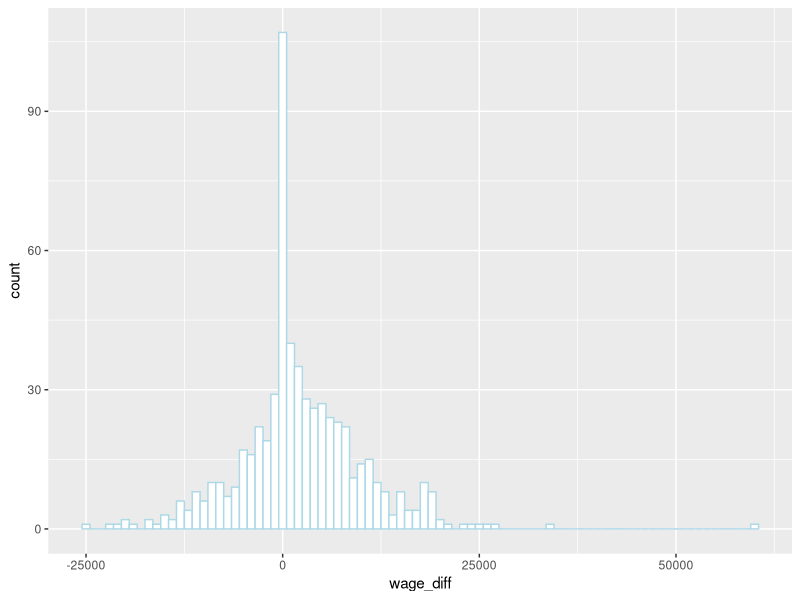
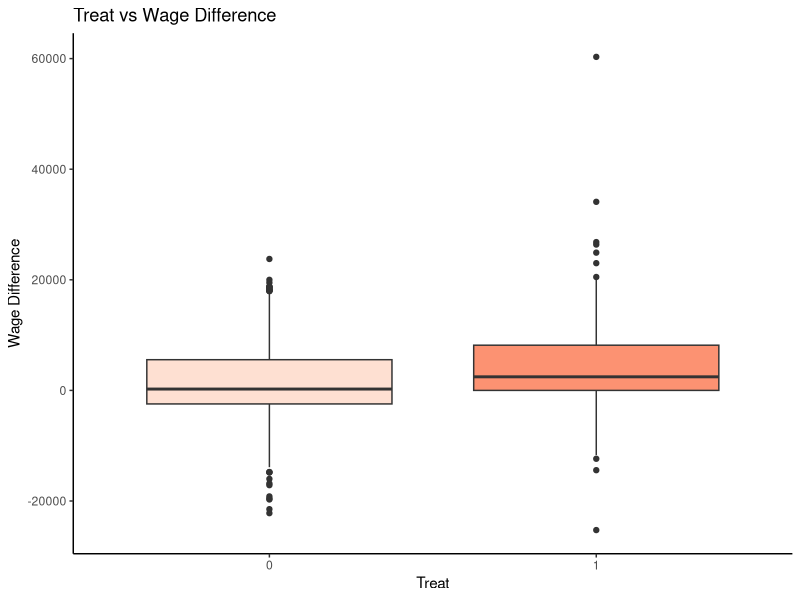
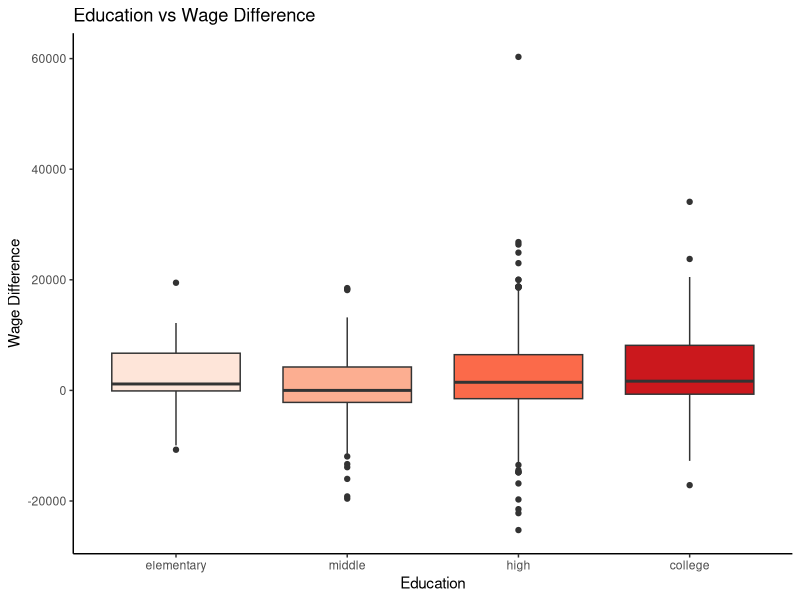
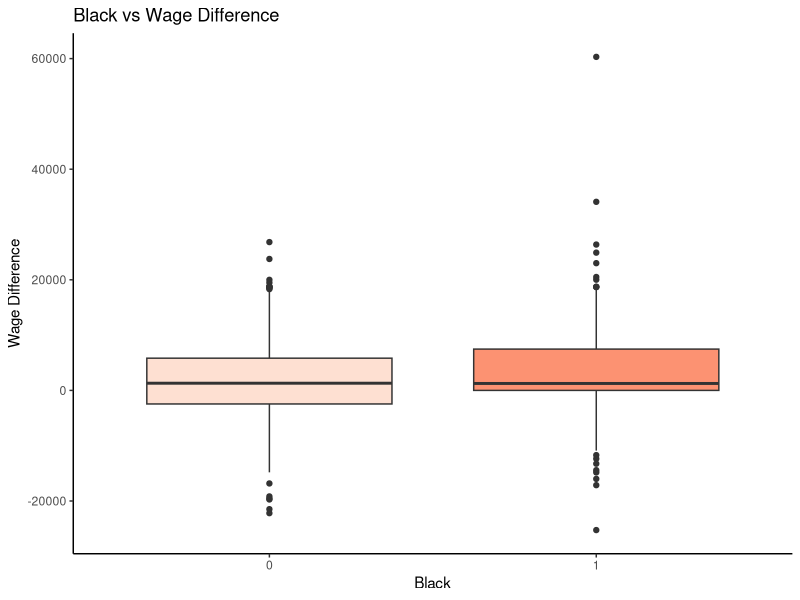
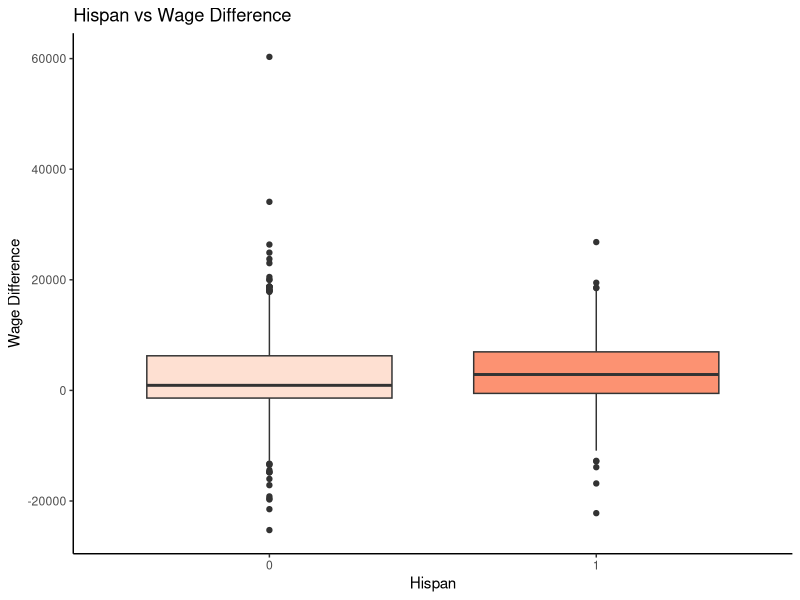
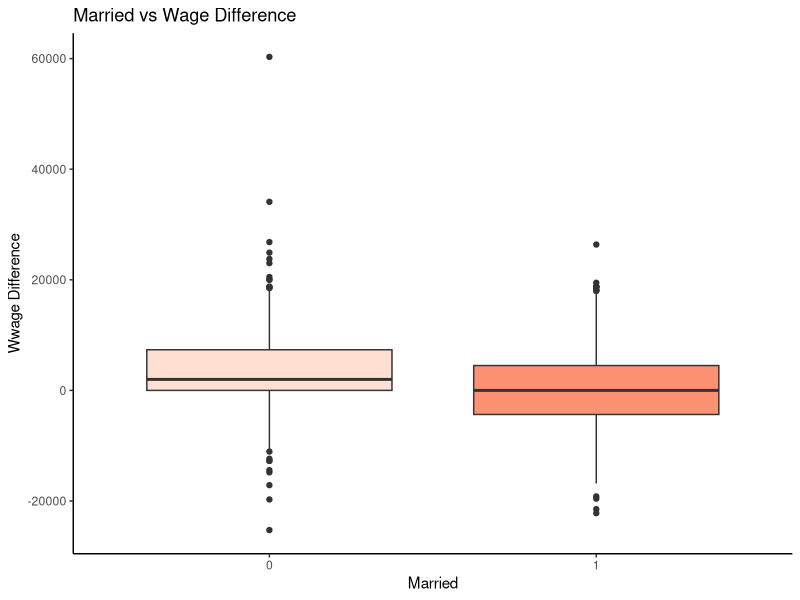
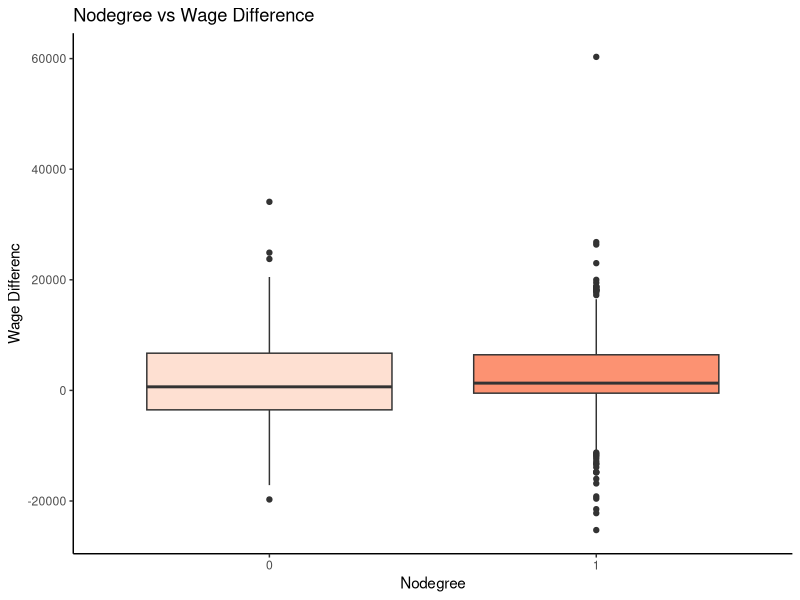
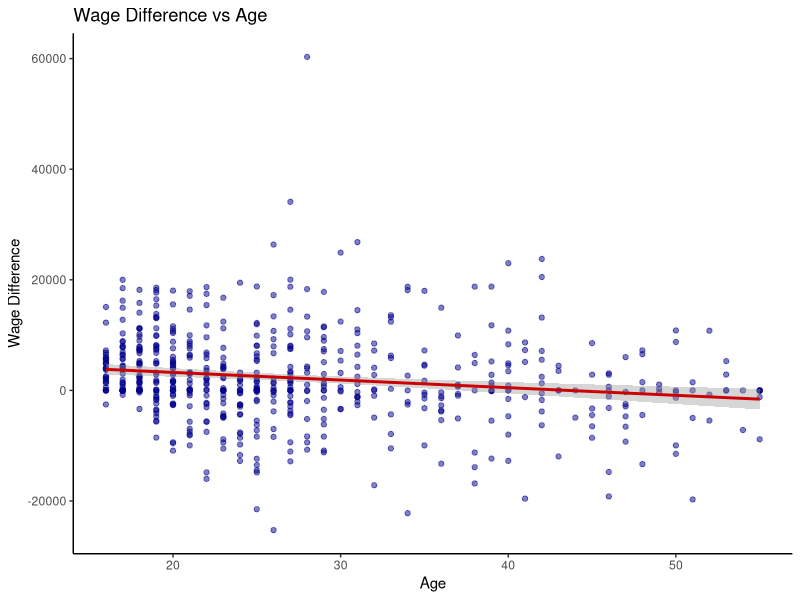

These figures' R source, in order:
# .libPaths(c('/usr/local/lib/R/library', .libPaths()))

# load library
library(ggplot2)
library(GGally)
library(knitr)
library(xtable)
library(rms)
library(arm)
library(pROC)
library(e1071)
library(caret)
library(gridExtra)
# import data
lalonde_data <- read.csv('./lalondedata.txt')
# convert data to the appropriate type
lalonde_data$treat <- factor(lalonde_data$treat)
lalonde_data$educ <- factor(lalonde_data$educ)
levels(lalonde_data$educ) <- list('elementary'=c('0','1','2','3','4','5'), 'middle'=c('6', '7', '8'), 'high'=c('9', '10', '11', '12'), 'college' = c('13','14', '15', '16', '17', '18'))
lalonde_data$black <- factor(lalonde_data$black)
lalonde_data$hispan <- factor(lalonde_data$hispan)
lalonde_data$married <- factor(lalonde_data$married)
lalonde_data$nodegree <- factor(lalonde_data$nodegree)
# get desired response variable
lalonde_data$wage_diff <- lalonde_data$re78 - lalonde_data$re74
# create new data for analysis 
data_1 <- lalonde_data[, !names(lalonde_data) %in% c('re74', 're75', 're78', 'X')]
# data_1 <- lalonde_data[, !names(lalonde_data) %in% c('re75', 'X')]


### EDA
# assess normality of response variable
ggplot(data = data_1, aes(wage_diff)) + 
  geom_histogram(binwidth = 1000, color = 'lightblue', fill = 'white') ## looks somewhat normal
# look at categorical variables first
# look at wage_diff by treat
ggplot(data_1,aes(x=treat, y=wage_diff, fill=treat)) +
  geom_boxplot()  +
  scale_fill_brewer(palette="Reds") +
  labs(title="Treat vs Wage Difference",
       x="Treat",y="Wage Difference") + 
  theme_classic() + theme(legend.position="none") ## may be significant 
# look at wage_diff by educ
ggplot(data_1,aes(x=educ, y=wage_diff, fill = educ)) +
  geom_boxplot()  +
  scale_fill_brewer(palette="Reds") +
  labs(title="Education vs Wage Difference",
       x="Education",y="Wage Difference") + 
  theme_classic() + theme(legend.position="none") ## may be significant 
# look at wage_diff by black
ggplot(data_1,aes(x=black, y=wage_diff, fill=black)) +
  geom_boxplot()  +
  scale_fill_brewer(palette="Reds") +
  labs(title="Black vs Wage Difference",
       x="Black",y="Wage Difference") + 
  theme_classic() + theme(legend.position="none") ## maybe be significant 
# look at wage_diff by hispan
ggplot(data_1,aes(x=hispan, y=wage_diff, fill=hispan)) +
  geom_boxplot()  +
  scale_fill_brewer(palette="Reds") +
  labs(title="Hispan vs Wage Difference",
       x="Hispan",y="Wage Difference") + 
  theme_classic() + theme(legend.position="none") ## maybe significant
# look at wage_diff by marries
ggplot(data_1,aes(x=married, y=wage_diff, fill=married)) +
  geom_boxplot()  +
  scale_fill_brewer(palette="Reds") +
  labs(title="Married vs Wage Difference",
       x="Married",y="Wwage Difference") + 
  theme_classic() + theme(legend.position="none") ## maybe significant
# # look at wage_diff by nodegree
ggplot(data_1,aes(x=nodegree, y=wage_diff, fill=nodegree)) +
  geom_boxplot()  +
  scale_fill_brewer(palette="Reds") +
  labs(title="Nodegree vs Wage Difference",
       x="Nodegree",y="Wage Differenc") + 
  theme_classic() + theme(legend.position="none") ## maybe significant
# look at continuous variable
# look at wage_diff by age
ggplot(data_1, aes(x = age, y = wage_diff, fill=age)) +
  geom_point(alpha = .5,colour="blue4") +
  geom_smooth(method="lm",col="red3") +
  labs(title="Wage Difference vs Age", 
       x="Age", y="Wage Difference") + 
  theme_classic() + theme(legend.position = "none") ## looks like a downward trend
# look at average wage_diff by age
data_1_age <- aggregate(data_1$wage_diff,list(age=data_1$age),mean)
colnames(data_1_age)[2] <- "COUNTS_AGG"
ggplot(data_1_age, aes(x =age, y = COUNTS_AGG)) +
  geom_point(alpha = .5,colour="blue4") +
  geom_smooth(method="lm",col="red3") + 
  labs(title="Mean Wage Difference vs Age") ## a downward trend, may be significant 

## take away: all predictor variables look significant through visual inspection.

# explore interactions
# wage_diff and nodegree by educ
ggplot(data_1,aes(x=nodegree, y=wage_diff, fill=nodegree)) +
  geom_boxplot()  +
  scale_fill_brewer(palette="Reds") +
  labs(title="Wage Difference vs Nodegree by Education",
       x="Nodegree",y="Wage") + 
  theme_classic() + theme(legend.position="none") +
  facet_wrap( ~ educ,ncol=1)  ## nodegree and educ contain similar info, no need to explore interaction
# wage_diff and treat by XXXX
# look at effects of categorical variables first
# wage_dff and treat by educ
ggplot(data_1,aes(x=treat, y=wage_diff, fill=treat)) +
  geom_boxplot()  +
  scale_fill_brewer(palette="Reds") +
  labs(title="Wage Difference vs Treat by Education",
       x="Education",y="Wage Difference") + 
  theme_classic() + theme(legend.position="none") +
  facet_wrap( ~ educ,ncol=1)  ## similar trend, might not be significant 
# wage_diff and treat by black
ggplot(data_1,aes(x=treat, y=wage_diff, fill=treat)) +
  geom_boxplot()  +
  scale_fill_brewer(palette="Reds") +
  labs(title="Wage Difference vs Treat by Black",
       x="Black",y="Wage Difference") + 
  theme_classic() + theme(legend.position="none") +
  facet_wrap( ~ black,ncol=2) ## similar trend, might not be significant 
# wage_diff and treat by hispan
ggplot(data_1,aes(x=treat, y=wage_diff, fill=treat)) +
  geom_boxplot()  +
  scale_fill_brewer(palette="Reds") +
  labs(title="Wage Difference vs Treat by Hispan",
       x="Hispanic Ethnicity",y="Wage Difference") + 
  theme_classic() + theme(legend.position="none") +
  facet_wrap( ~ hispan,ncol=2) ## similar trend, might not be significant
# wage_diff and treat by married
ggplot(data_1,aes(x=treat, y=wage_diff, fill=treat)) +
  geom_boxplot()  +
  scale_fill_brewer(palette="Reds") +
  labs(title="Wage Difference vs Treat by Married",
       x="Marriage Status",y="Wage Difference") + 
  theme_classic() + theme(legend.position="none") +
  facet_wrap( ~ married,ncol=2) ## similar trend, might not be significant
# wage_diff and treat by nodegree
ggplot(data_1,aes(x=treat, y=wage_diff, fill=treat)) +
  geom_boxplot()  +
  scale_fill_brewer(palette="Reds") +
  labs(title="Wage Difference vs Treat by No Degree",
       x="Nodegree",y="Wage Difference") + 
  theme_classic() + theme(legend.position="none") +
  facet_wrap( ~ nodegree,ncol=2) ## similar trend, might not be significant
# look at effects of continuous variables
# wage_diff and age by treat
ggplot(data_1,aes(x=age,y=wage_diff)) + 
  geom_point() + 
  facet_wrap(~treat,ncol=2) +
  geom_smooth(method='lm',col='red3') ## different trend, might be significant
# average wage_diff and age by treat
data_1_age_int <- aggregate(data_1$wage_diff,list(AGE = data_1$age,TREAT = data_1$treat),mean)
colnames(data_1_age_int)[3] <- "COUNTS_AGG"
ggplot(data_1_age_int, aes(x =AGE, y = COUNTS_AGG)) +
  geom_point(alpha = .5,colour="blue4") +
  geom_smooth(method="lm",col="red3") + 
  labs(title="Mean Wage Difference Age by Treat") +
  facet_wrap( ~ TREAT,ncol=2)  ## no different trend, might be significant

## take away: interaction between age and treat could be significant


### Model validation
# center continuous variable first
data_1$age_c <- data_1$age - mean(data_1$age)
# build a naive model with all main effects
model_naive <- lm(wage_diff ~ treat + age_c + educ + black + hispan + married + nodegree,
                   data = data_1)
summary(model_naive) ## significant variables: treat, age_c, educ, married
# assess normality assumption
plot(model_naive, which = 2, col = c('blue4')) ## looks ok
# assess independence and equal variance
plot(model_naive, which = 1, col = c('blue4')) ## the spread looks equal, no obvious pattern
# assess linearity
ggplot(data_1,aes(x=age_c, y=model_naive$residual)) +
  geom_point(alpha = .7) + 
  geom_hline(yintercept=0,col="red3") + 
  theme_classic() + 
  labs(title="Residuals vs Age (Centered)",x="Age (Centered)",y="Residuals") ## no obvious pattern

## take away, linear regression assumptions are held. For the naive model, the model summary shows that some predictors are statistically significant. Namely, which are treat, age_c, educ, married. Even though other predictor variables don't show any statistical significance, it could that the linear relationship between each one of these variable is not strong enough to be detected by this sample. Next, I will perform model selection, with null_model only capturing the predictor that we or our client care about - treatment. And the full_model will include all main effects as well as the interactions between treat and other variables. If the any variables that were previously determined to be statistically significant are removed through the model selection process, we will perform F-test on these terms to evaluate their significance.


### model selection
null_model <- lm(wage_diff ~ treat, data = data_1)
full_model <- lm(wage_diff ~ treat + age_c + educ + black + hispan + married + nodegree +
                   treat*age_c + treat*educ + treat*black + treat*hispan + treat*married + treat*nodegree,
                 data = data_1)
# use BIC as selection criterion 
n <- nrow(data_1)
# forward selection
model_forward <- step(null_model, scope = formula(full_model), direction = 'forward', trace = 0, k = log(n))
model_forward$call ## lm(formula = wage_diff ~ treat + age_c + treat:age_c, data = data_1)
# stepwise selection
model_stepwise <- step(null_model, scope = formula(full_model), direction="both", trace=0, k = log(n))
model_stepwise$call ## lm(formula = wage_diff ~ treat + age_c + treat:age_c, data = data_1)
# backward selection 
model_backward <- step(full_model, direction="backward", trace=0, k = log(n))
model_backward$call ## lm(formula = wage_diff ~ treat + age_c + treat:age_c, data = data_1)

## take away, all three model selection criteria returned the same model, which all use treat, age_c and treat:age_c as the predictors. The next step would be to create a new model based on these predictors, and evaluate the significance of the predictors that we previously deemed significant through visual inspection.

# create a new model
model_1 <- lm(formula = wage_diff ~ treat + age_c + treat:age_c, data = data_1)
# create a different model that includes educ
model_2 <- lm(formula = wage_diff ~ treat + age_c + treat:age_c + educ,
              data = data_1)
# perform anova test
anova(model_1, model_2) ## p-value is 0.05965, might be worth keeping
# create a different model that includes black
model_3 <- lm(formula = wage_diff ~ treat + age_c + treat:age_c + black,
              data = data_1)
anova(model_1, model_3) ## p-value is 0.5834, to be dropped
# create a different model that includes hispan
model_4 <- lm(formula = wage_diff ~ treat + age_c + treat:age_c + hispan,
              data = data_1)
anova(model_1, model_4) ## p-value is 0.4182, to be dropped
# create a different model that includes married
model_5 <- lm(formula = wage_diff ~ treat + age_c + treat:age_c + married,
              data = data_1)
anova(model_1, model_5) ## p-value is 0.0144, to be kept
# create a different model that includes nodegree
model_6 <- lm(formula = wage_diff ~ treat + age_c + treat:age_c + nodegree,
              data = data_1)
anova(model_1, model_6) ## p-value is 0.7417, to be dropped
# create a different model that includes educ and married
model_7 <- lm(formula = wage_diff ~ treat + age_c + treat:age_c + educ + married,
              data = data_1)
anova(model_1, model_7) ## p-value is 0.01328, will keep both educ and married

## take away, final model will include treat, age_c, educ, married and treat:age_c

## model assessment on the final model
model_final = lm(formula = wage_diff ~ treat + age_c + educ + married + treat:age_c,
                 data = data_1)
summary(model_final) ## significant variables: treat, age_c, educ, married, treat:age_c
# assess normality assumption
plot(model_final, which = 2, col = c('blue4')) ## looks ok
# assess independence and equal variance
plot(model_final, which = 1, col = c('blue4')) ## the spread looks equal, except for 1 point, no obvious pattern
# assess linearity
ggplot(data_1,aes(x=age_c, y=model_final$residual)) +
  geom_point(alpha = .7) + 
  geom_hline(yintercept=0,col="red3") + 
  theme_classic() + 
  labs(title="Residuals vs Age (Centered)",x="Age (Centered)",y="Residuals") ## no obvious pattern


## check for outlier
plot(model_final, which = 5, col = c('blue4')) ## point 132 is an outlier with low cook's distance and leverage, will be kept


## check for multicolinearity
vif(model_final) ## all values are below 5, which suggests that there should be no multicolinearity isses.


## 95% CI
confint(model_final)
